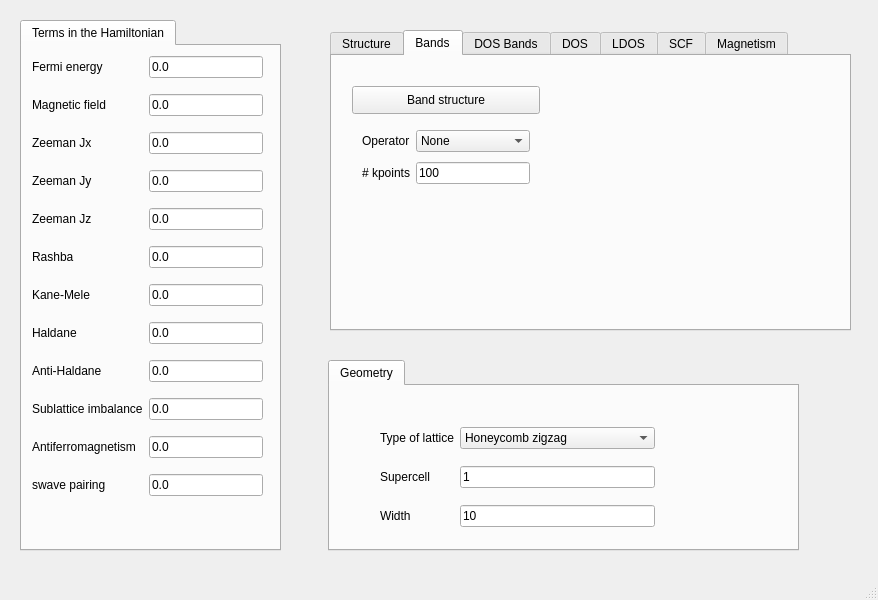
<?xml version="1.0" encoding="UTF-8"?>
<ui version="4.0">
 <class>MainWindow</class>
 <widget class="QMainWindow" name="MainWindow">
  <property name="geometry">
   <rect>
    <x>0</x>
    <y>0</y>
    <width>878</width>
    <height>600</height>
   </rect>
  </property>
  <property name="windowTitle">
   <string>1D systems</string>
  </property>
  <widget class="QWidget" name="centralwidget">
   <widget class="QTabWidget" name="tabWidget">
    <property name="geometry">
     <rect>
      <x>328</x>
      <y>360</y>
      <width>471</width>
      <height>191</height>
     </rect>
    </property>
    <property name="currentIndex">
     <number>0</number>
    </property>
    <property name="documentMode">
     <bool>false</bool>
    </property>
    <property name="tabsClosable">
     <bool>false</bool>
    </property>
    <property name="movable">
     <bool>false</bool>
    </property>
    <widget class="QWidget" name="tab_2">
     <attribute name="title">
      <string>Geometry</string>
     </attribute>
     <widget class="QWidget" name="gridLayoutWidget_4">
      <property name="geometry">
       <rect>
        <x>50</x>
        <y>30</y>
        <width>275</width>
        <height>122</height>
       </rect>
      </property>
      <layout class="QGridLayout" name="gridLayout_4">
       <item row="0" column="0">
        <widget class="QLabel" name="label_8">
         <property name="text">
          <string>Type of lattice</string>
         </property>
        </widget>
       </item>
       <item row="0" column="1">
        <widget class="QComboBox" name="lattice">
         <item>
          <property name="text">
           <string>Honeycomb zigzag</string>
          </property>
         </item>
         <item>
          <property name="text">
           <string>Honeycomb armchair</string>
          </property>
         </item>
         <item>
          <property name="text">
           <string>Square</string>
          </property>
         </item>
         <item>
          <property name="text">
           <string>Chain</string>
          </property>
         </item>
         <item>
          <property name="text">
           <string>Triangular</string>
          </property>
         </item>
         <item>
          <property name="text">
           <string>Kagome</string>
          </property>
         </item>
         <item>
          <property name="text">
           <string>Lieb</string>
          </property>
         </item>
        </widget>
       </item>
       <item row="1" column="1">
        <widget class="QLineEdit" name="nsuper">
         <property name="text">
          <string>1</string>
         </property>
        </widget>
       </item>
       <item row="1" column="0">
        <widget class="QLabel" name="label_6">
         <property name="text">
          <string>Supercell</string>
         </property>
        </widget>
       </item>
       <item row="2" column="0">
        <widget class="QLabel" name="label_2">
         <property name="text">
          <string>Width</string>
         </property>
        </widget>
       </item>
       <item row="2" column="1">
        <widget class="QLineEdit" name="width">
         <property name="text">
          <string>10</string>
         </property>
        </widget>
       </item>
      </layout>
     </widget>
    </widget>
   </widget>
   <widget class="QTabWidget" name="tabWidget_2">
    <property name="geometry">
     <rect>
      <x>20</x>
      <y>20</y>
      <width>261</width>
      <height>531</height>
     </rect>
    </property>
    <property name="currentIndex">
     <number>0</number>
    </property>
    <widget class="QWidget" name="tab_3">
     <attribute name="title">
      <string>Terms in the Hamiltonian</string>
     </attribute>
     <widget class="QWidget" name="gridLayoutWidget">
      <property name="geometry">
       <rect>
        <x>10</x>
        <y>0</y>
        <width>231</width>
        <height>464</height>
       </rect>
      </property>
      <layout class="QGridLayout" name="gridLayout">
       <item row="2" column="1">
        <widget class="QLineEdit" name="Bx">
         <property name="text">
          <string>0.0</string>
         </property>
        </widget>
       </item>
       <item row="4" column="0">
        <widget class="QLabel" name="label_5">
         <property name="text">
          <string>Zeeman Jz</string>
         </property>
        </widget>
       </item>
       <item row="9" column="1">
        <widget class="QLineEdit" name="mAB">
         <property name="text">
          <string>0.0</string>
         </property>
        </widget>
       </item>
       <item row="3" column="1">
        <widget class="QLineEdit" name="By">
         <property name="text">
          <string>0.0</string>
         </property>
        </widget>
       </item>
       <item row="0" column="0">
        <widget class="QLabel" name="label">
         <property name="text">
          <string>Fermi energy</string>
         </property>
        </widget>
       </item>
       <item row="1" column="1">
        <widget class="QLineEdit" name="peierls">
         <property name="enabled">
          <bool>true</bool>
         </property>
         <property name="text">
          <string>0.0</string>
         </property>
        </widget>
       </item>
       <item row="6" column="1">
        <widget class="QLineEdit" name="kanemele">
         <property name="text">
          <string>0.0</string>
         </property>
        </widget>
       </item>
       <item row="7" column="0">
        <widget class="QLabel" name="label_24">
         <property name="text">
          <string>Haldane</string>
         </property>
        </widget>
       </item>
       <item row="8" column="1">
        <widget class="QLineEdit" name="antihaldane">
         <property name="text">
          <string>0.0</string>
         </property>
        </widget>
       </item>
       <item row="11" column="0">
        <widget class="QLabel" name="label_26">
         <property name="text">
          <string>swave pairing</string>
         </property>
        </widget>
       </item>
       <item row="0" column="1">
        <widget class="QLineEdit" name="fermi">
         <property name="enabled">
          <bool>true</bool>
         </property>
         <property name="text">
          <string>0.0</string>
         </property>
        </widget>
       </item>
       <item row="5" column="1">
        <widget class="QLineEdit" name="rashba">
         <property name="text">
          <string>0.0</string>
         </property>
        </widget>
       </item>
       <item row="7" column="1">
        <widget class="QLineEdit" name="haldane">
         <property name="text">
          <string>0.0</string>
         </property>
        </widget>
       </item>
       <item row="10" column="1">
        <widget class="QLineEdit" name="mAF">
         <property name="text">
          <string>0.0</string>
         </property>
        </widget>
       </item>
       <item row="5" column="0">
        <widget class="QLabel" name="label_10">
         <property name="text">
          <string>Rashba</string>
         </property>
        </widget>
       </item>
       <item row="6" column="0">
        <widget class="QLabel" name="label_11">
         <property name="text">
          <string>Kane-Mele</string>
         </property>
        </widget>
       </item>
       <item row="2" column="0">
        <widget class="QLabel" name="label_3">
         <property name="text">
          <string>Zeeman Jx</string>
         </property>
        </widget>
       </item>
       <item row="3" column="0">
        <widget class="QLabel" name="label_4">
         <property name="text">
          <string>Zeeman Jy</string>
         </property>
        </widget>
       </item>
       <item row="9" column="0">
        <widget class="QLabel" name="label_12">
         <property name="text">
          <string>Sublattice imbalance</string>
         </property>
        </widget>
       </item>
       <item row="1" column="0">
        <widget class="QLabel" name="label_14">
         <property name="text">
          <string>Magnetic field</string>
         </property>
        </widget>
       </item>
       <item row="11" column="1">
        <widget class="QLineEdit" name="swave">
         <property name="text">
          <string>0.0</string>
         </property>
        </widget>
       </item>
       <item row="4" column="1">
        <widget class="QLineEdit" name="Bz">
         <property name="text">
          <string>0.0</string>
         </property>
        </widget>
       </item>
       <item row="10" column="0">
        <widget class="QLabel" name="label_13">
         <property name="text">
          <string>Antiferromagnetism</string>
         </property>
        </widget>
       </item>
       <item row="8" column="0">
        <widget class="QLabel" name="label_25">
         <property name="text">
          <string>Anti-Haldane</string>
         </property>
        </widget>
       </item>
      </layout>
     </widget>
    </widget>
   </widget>
   <widget class="QTabWidget" name="tabWidget_3">
    <property name="geometry">
     <rect>
      <x>330</x>
      <y>30</y>
      <width>521</width>
      <height>301</height>
     </rect>
    </property>
    <property name="currentIndex">
     <number>1</number>
    </property>
    <widget class="QWidget" name="tab_4">
     <attribute name="title">
      <string>Structure</string>
     </attribute>
     <widget class="QPushButton" name="show_structure">
      <property name="geometry">
       <rect>
        <x>80</x>
        <y>150</y>
        <width>188</width>
        <height>28</height>
       </rect>
      </property>
      <property name="text">
       <string>Show structure</string>
      </property>
     </widget>
     <widget class="QWidget" name="gridLayoutWidget_3">
      <property name="geometry">
       <rect>
        <x>80</x>
        <y>30</y>
        <width>160</width>
        <height>80</height>
       </rect>
      </property>
      <layout class="QGridLayout" name="gridLayout_3">
       <item row="0" column="1">
        <widget class="QLineEdit" name="nsuper_struct">
         <property name="text">
          <string>5</string>
         </property>
        </widget>
       </item>
       <item row="0" column="0">
        <widget class="QLabel" name="label_7">
         <property name="text">
          <string>Supercell</string>
         </property>
        </widget>
       </item>
      </layout>
     </widget>
     <widget class="QPushButton" name="show_structure_3d">
      <property name="geometry">
       <rect>
        <x>300</x>
        <y>150</y>
        <width>188</width>
        <height>28</height>
       </rect>
      </property>
      <property name="text">
       <string>Show structure 3D</string>
      </property>
     </widget>
    </widget>
    <widget class="QWidget" name="tab_5">
     <attribute name="title">
      <string>Bands</string>
     </attribute>
     <widget class="QPushButton" name="show_bands">
      <property name="geometry">
       <rect>
        <x>20</x>
        <y>30</y>
        <width>188</width>
        <height>28</height>
       </rect>
      </property>
      <property name="text">
       <string>Band structure</string>
      </property>
     </widget>
     <widget class="QWidget" name="gridLayoutWidget_2">
      <property name="geometry">
       <rect>
        <x>30</x>
        <y>70</y>
        <width>168</width>
        <height>64</height>
       </rect>
      </property>
      <layout class="QGridLayout" name="gridLayout_2">
       <item row="0" column="0">
        <widget class="QLabel" name="label_15">
         <property name="text">
          <string>Operator</string>
         </property>
        </widget>
       </item>
       <item row="0" column="1">
        <widget class="QComboBox" name="bands_color">
         <property name="currentIndex">
          <number>0</number>
         </property>
         <item>
          <property name="text">
           <string>None</string>
          </property>
         </item>
         <item>
          <property name="text">
           <string>y-position</string>
          </property>
         </item>
         <item>
          <property name="text">
           <string>Sx</string>
          </property>
         </item>
         <item>
          <property name="text">
           <string>Sy</string>
          </property>
         </item>
         <item>
          <property name="text">
           <string>Sz</string>
          </property>
         </item>
         <item>
          <property name="text">
           <string>Valley</string>
          </property>
         </item>
        </widget>
       </item>
       <item row="1" column="0">
        <widget class="QLabel" name="label_9">
         <property name="text">
          <string># kpoints</string>
         </property>
        </widget>
       </item>
       <item row="1" column="1">
        <widget class="QLineEdit" name="nk_bands">
         <property name="text">
          <string>100</string>
         </property>
        </widget>
       </item>
      </layout>
     </widget>
    </widget>
    <widget class="QWidget" name="tab_9">
     <attribute name="title">
      <string>DOS Bands</string>
     </attribute>
     <widget class="QPushButton" name="show_dosbands">
      <property name="geometry">
       <rect>
        <x>260</x>
        <y>150</y>
        <width>171</width>
        <height>28</height>
       </rect>
      </property>
      <property name="toolTip">
       <string>This is equivalent to band structure calculation, but it can be applied for very large systems</string>
      </property>
      <property name="text">
       <string>Show DOS Bands</string>
      </property>
     </widget>
     <widget class="QWidget" name="gridLayoutWidget_11">
      <property name="geometry">
       <rect>
        <x>30</x>
        <y>20</y>
        <width>201</width>
        <height>176</height>
       </rect>
      </property>
      <layout class="QGridLayout" name="gridLayout_11">
       <item row="0" column="1">
        <widget class="QLineEdit" name="delta_kbands">
         <property name="text">
          <string>0.02</string>
         </property>
        </widget>
       </item>
       <item row="0" column="0">
        <widget class="QLabel" name="label_27">
         <property name="text">
          <string>Smearing</string>
         </property>
        </widget>
       </item>
       <item row="1" column="1">
        <widget class="QLineEdit" name="ne_kbands">
         <property name="text">
          <string>400</string>
         </property>
        </widget>
       </item>
       <item row="1" column="0">
        <widget class="QLabel" name="label_28">
         <property name="text">
          <string># of energies</string>
         </property>
        </widget>
       </item>
       <item row="2" column="0">
        <widget class="QLabel" name="label_29">
         <property name="text">
          <string>Energy window</string>
         </property>
        </widget>
       </item>
       <item row="2" column="1">
        <widget class="QLineEdit" name="window_kbands">
         <property name="text">
          <string>3.0</string>
         </property>
        </widget>
       </item>
       <item row="3" column="0">
        <widget class="QLabel" name="label_30">
         <property name="text">
          <string>KPM scale</string>
         </property>
        </widget>
       </item>
       <item row="3" column="1">
        <widget class="QLineEdit" name="scale_kbands">
         <property name="text">
          <string>10.0</string>
         </property>
        </widget>
       </item>
       <item row="4" column="0">
        <widget class="QLabel" name="label_31">
         <property name="text">
          <string># vectors</string>
         </property>
        </widget>
       </item>
       <item row="4" column="1">
        <widget class="QLineEdit" name="nv_kbands">
         <property name="text">
          <string>3</string>
         </property>
        </widget>
       </item>
      </layout>
     </widget>
    </widget>
    <widget class="QWidget" name="tab_6">
     <attribute name="title">
      <string>DOS</string>
     </attribute>
     <widget class="QPushButton" name="show_dos">
      <property name="geometry">
       <rect>
        <x>50</x>
        <y>40</y>
        <width>188</width>
        <height>28</height>
       </rect>
      </property>
      <property name="text">
       <string>Density of states</string>
      </property>
     </widget>
     <widget class="QWidget" name="gridLayoutWidget_5">
      <property name="geometry">
       <rect>
        <x>60</x>
        <y>87</y>
        <width>211</width>
        <height>81</height>
       </rect>
      </property>
      <layout class="QGridLayout" name="gridLayout_5">
       <item row="0" column="0">
        <widget class="QLabel" name="label_16">
         <property name="text">
          <string>Smearing</string>
         </property>
        </widget>
       </item>
       <item row="0" column="1">
        <widget class="QLineEdit" name="DOS_smearing">
         <property name="text">
          <string>0.01</string>
         </property>
        </widget>
       </item>
      </layout>
     </widget>
    </widget>
    <widget class="QWidget" name="tab_7">
     <attribute name="title">
      <string>LDOS</string>
     </attribute>
     <widget class="QPushButton" name="show_interactive_ldos">
      <property name="geometry">
       <rect>
        <x>310</x>
        <y>150</y>
        <width>188</width>
        <height>28</height>
       </rect>
      </property>
      <property name="text">
       <string>Show LDOS</string>
      </property>
     </widget>
     <widget class="QWidget" name="gridLayoutWidget_6">
      <property name="geometry">
       <rect>
        <x>20</x>
        <y>10</y>
        <width>251</width>
        <height>176</height>
       </rect>
      </property>
      <layout class="QGridLayout" name="gridLayout_6">
       <item row="0" column="1">
        <widget class="QLineEdit" name="ne_ldos">
         <property name="text">
          <string>300</string>
         </property>
        </widget>
       </item>
       <item row="3" column="1">
        <widget class="QLineEdit" name="delta_ldos">
         <property name="text">
          <string>0.03</string>
         </property>
        </widget>
       </item>
       <item row="3" column="0">
        <widget class="QLabel" name="label_20">
         <property name="text">
          <string>Smearing</string>
         </property>
        </widget>
       </item>
       <item row="1" column="1">
        <widget class="QLineEdit" name="nk_ldos">
         <property name="text">
          <string>20</string>
         </property>
        </widget>
       </item>
       <item row="0" column="0">
        <widget class="QLabel" name="label_17">
         <property name="text">
          <string># of energies</string>
         </property>
        </widget>
       </item>
       <item row="1" column="0">
        <widget class="QLabel" name="label_18">
         <property name="text">
          <string># of kpoints</string>
         </property>
        </widget>
       </item>
       <item row="2" column="0">
        <widget class="QLabel" name="label_19">
         <property name="text">
          <string>Energy window</string>
         </property>
        </widget>
       </item>
       <item row="2" column="1">
        <widget class="QLineEdit" name="window_ldos">
         <property name="text">
          <string>0.5</string>
         </property>
        </widget>
       </item>
       <item row="4" column="1">
        <widget class="QLineEdit" name="nsuper_ldos">
         <property name="text">
          <string>1</string>
         </property>
        </widget>
       </item>
       <item row="4" column="0">
        <widget class="QLabel" name="label_21">
         <property name="text">
          <string>SUpercell</string>
         </property>
        </widget>
       </item>
      </layout>
     </widget>
    </widget>
    <widget class="QWidget" name="tab">
     <attribute name="title">
      <string>SCF</string>
     </attribute>
     <widget class="QTabWidget" name="tabWidget_4">
      <property name="geometry">
       <rect>
        <x>20</x>
        <y>10</y>
        <width>461</width>
        <height>251</height>
       </rect>
      </property>
      <property name="currentIndex">
       <number>0</number>
      </property>
      <widget class="QWidget" name="tab_12">
       <attribute name="title">
        <string>Basic</string>
       </attribute>
       <widget class="QWidget" name="gridLayoutWidget_10">
        <property name="geometry">
         <rect>
          <x>90</x>
          <y>10</y>
          <width>279</width>
          <height>109</height>
         </rect>
        </property>
        <layout class="QGridLayout" name="gridLayout_10">
         <item row="0" column="1">
          <widget class="QComboBox" name="scf_initialization">
           <item>
            <property name="text">
             <string>antiferro</string>
            </property>
           </item>
           <item>
            <property name="text">
             <string>ferro</string>
            </property>
           </item>
           <item>
            <property name="text">
             <string>random</string>
            </property>
           </item>
          </widget>
         </item>
         <item row="0" column="0">
          <widget class="QLabel" name="label_22">
           <property name="text">
            <string>Initialization</string>
           </property>
          </widget>
         </item>
         <item row="1" column="0">
          <widget class="QLabel" name="label_23">
           <property name="text">
            <string>Hubbard</string>
           </property>
          </widget>
         </item>
         <item row="1" column="1">
          <widget class="QLineEdit" name="hubbard">
           <property name="text">
            <string>2.0</string>
           </property>
          </widget>
         </item>
         <item row="2" column="0">
          <widget class="QLabel" name="label_34">
           <property name="text">
            <string>Filling</string>
           </property>
          </widget>
         </item>
         <item row="2" column="1">
          <widget class="QLineEdit" name="filling_scf">
           <property name="text">
            <string>0.5</string>
           </property>
          </widget>
         </item>
        </layout>
       </widget>
       <widget class="QCheckBox" name="do_scf">
        <property name="geometry">
         <rect>
          <x>20</x>
          <y>170</y>
          <width>179</width>
          <height>23</height>
         </rect>
        </property>
        <property name="text">
         <string>Include mean field</string>
        </property>
       </widget>
       <widget class="QPushButton" name="solve_scf">
        <property name="geometry">
         <rect>
          <x>220</x>
          <y>170</y>
          <width>188</width>
          <height>28</height>
         </rect>
        </property>
        <property name="text">
         <string>Solve SCF</string>
        </property>
       </widget>
      </widget>
      <widget class="QWidget" name="tab_11">
       <attribute name="title">
        <string>Convergence</string>
       </attribute>
       <widget class="QWidget" name="gridLayoutWidget_12">
        <property name="geometry">
         <rect>
          <x>30</x>
          <y>30</y>
          <width>215</width>
          <height>161</height>
         </rect>
        </property>
        <layout class="QGridLayout" name="gridLayout_12">
         <item row="0" column="0">
          <widget class="QLabel" name="label_32">
           <property name="text">
            <string>Mixing</string>
           </property>
          </widget>
         </item>
         <item row="1" column="0">
          <widget class="QLabel" name="label_33">
           <property name="text">
            <string># of kpoints</string>
           </property>
          </widget>
         </item>
         <item row="1" column="1">
          <widget class="QLineEdit" name="nk_scf">
           <property name="text">
            <string>10</string>
           </property>
          </widget>
         </item>
         <item row="0" column="1">
          <widget class="QLineEdit" name="mix_scf">
           <property name="text">
            <string>0.9</string>
           </property>
          </widget>
         </item>
         <item row="2" column="0">
          <widget class="QLabel" name="label_35">
           <property name="text">
            <string>Smearing</string>
           </property>
          </widget>
         </item>
         <item row="2" column="1">
          <widget class="QLineEdit" name="smearing_scf">
           <property name="text">
            <string>0.01</string>
           </property>
          </widget>
         </item>
        </layout>
       </widget>
      </widget>
     </widget>
    </widget>
    <widget class="QWidget" name="tab_8">
     <attribute name="title">
      <string>Magnetism</string>
     </attribute>
     <widget class="QPushButton" name="show_magnetism">
      <property name="geometry">
       <rect>
        <x>170</x>
        <y>120</y>
        <width>191</width>
        <height>27</height>
       </rect>
      </property>
      <property name="text">
       <string>Show magnetism</string>
      </property>
     </widget>
    </widget>
   </widget>
  </widget>
  <widget class="QMenuBar" name="menubar">
   <property name="geometry">
    <rect>
     <x>0</x>
     <y>0</y>
     <width>878</width>
     <height>25</height>
    </rect>
   </property>
  </widget>
  <widget class="QStatusBar" name="statusbar"/>
 </widget>
 <resources/>
 <connections/>
</ui>
